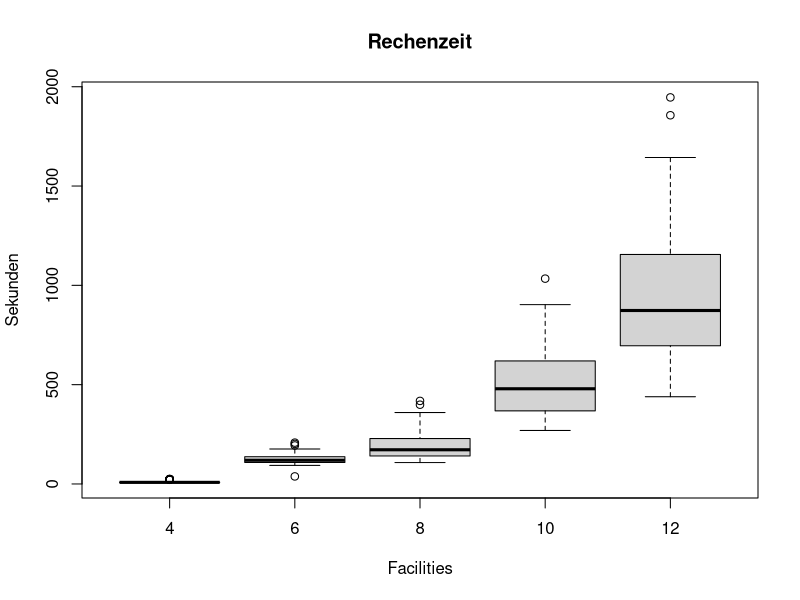

Write the R code that produced this figure.
#  R --save < skas_duration_boxplot.R

d4 <- read.csv('dataset_skas_4.log.csv')
d6 <- read.csv('dataset_skas_6.log.csv')
d8 <- read.csv('dataset_skas_8.log.csv')
d10 <- read.csv('dataset_skas_10.log.csv')
d12 <- read.csv('dataset_skas_12.log.csv')
png(filename="skas_duration_boxplot.png")
boxplot(d4$duration,
        d6$duration,
        d8$duration,
        d10$duration,
        d12$duration,
        main="Rechenzeit",
        ylab="Sekunden",
        xlab="Facilities",names=c("4","6","8","10","12"))
dev.off()
